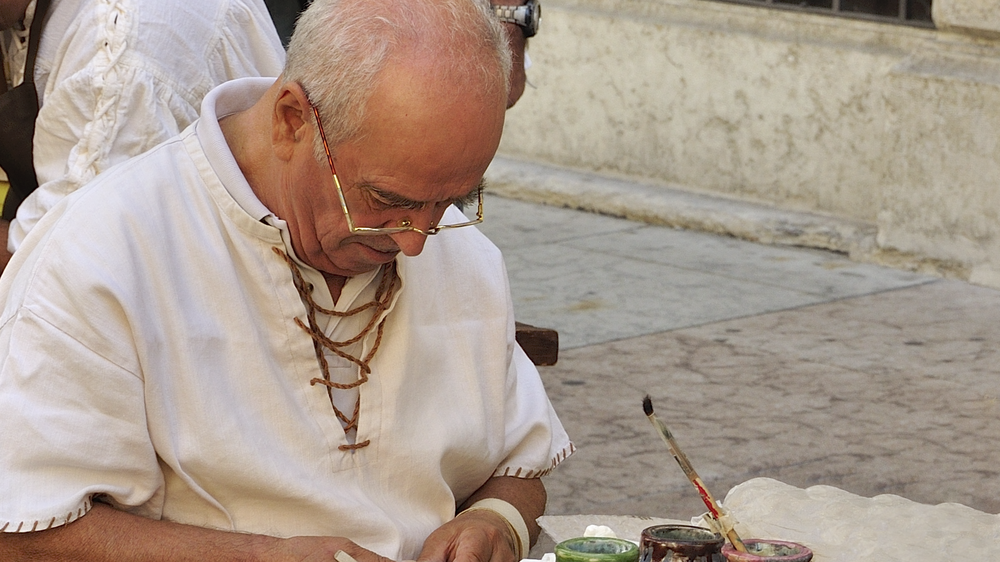
#> input picture images/r0f2e6baft.TIF, 1000 x 562 px, shrunk from 1920 x 1080 before the run
$ python Test.py
#> lines starting #> are read from the running program, lines starting #| are printed output that depends on the picture
from ImageTamperDetection.DetectionTechniques.FerraraTechnique import *
from ImageTamperDetection.DetectionTechniques.DCTTechnique import *
from ImageTamperDetection.DetectionTechniques.ParkTechnique import *
from ImageTamperDetection.DetectionTechniques.SimilarityPatternTechnique import *


import cv2
from matplotlib import pyplot as plt
img = cv2.imread('images/r0f2e6baft.TIF')
#> img is the input picture: shape (562, 1000, 3); mean B, G, R 143.1, 155.3, 170.7
b, g, r = cv2.split(img)
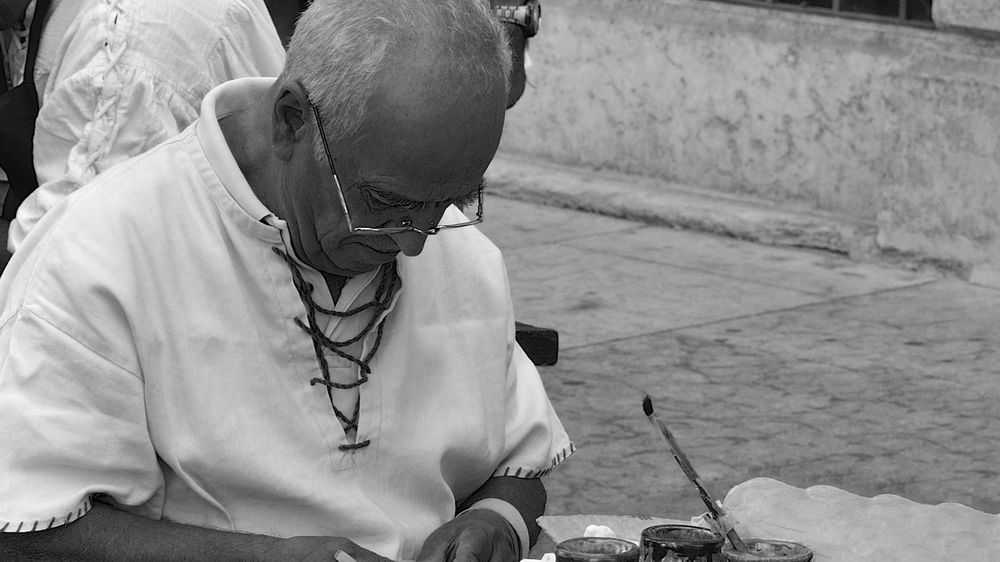
#> b: shape (562, 1000); min 0, max 255, mean 143.1
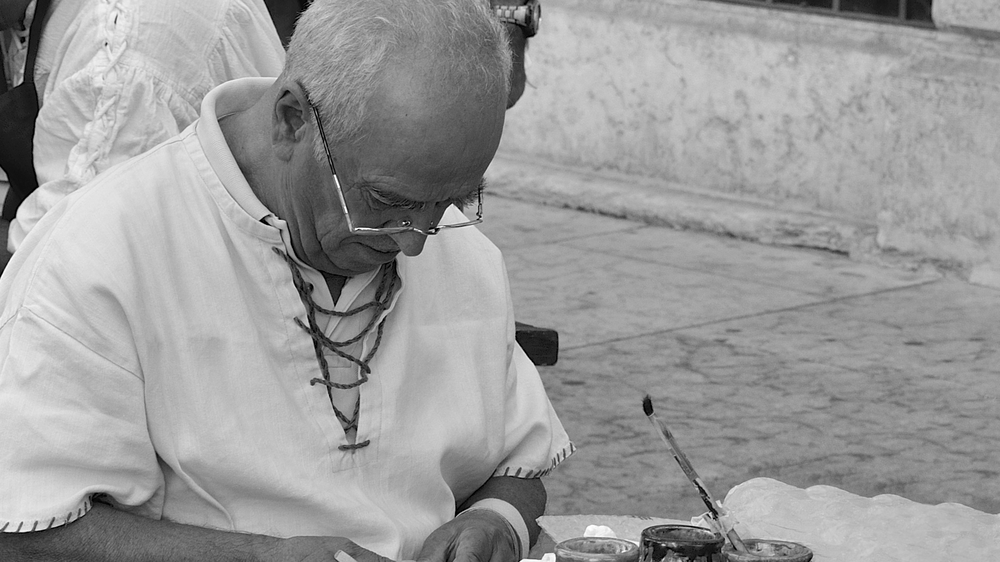
#> g: shape (562, 1000); min 0, max 255, mean 155.3
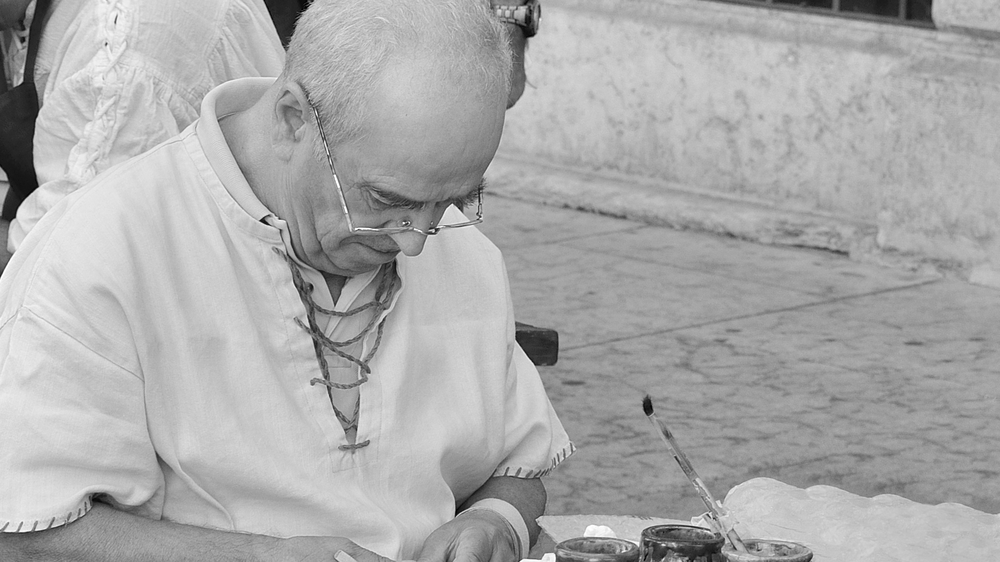
#> r: shape (562, 1000); min 0, max 255, mean 170.7
B, S, K = 16, 4, 3


# Ferrara's result
#> (the run stopped early here; a loop or call above may not have finished)

$ run again, with images/DSC05646.TIF copied over images/r0f2e6baft.TIF
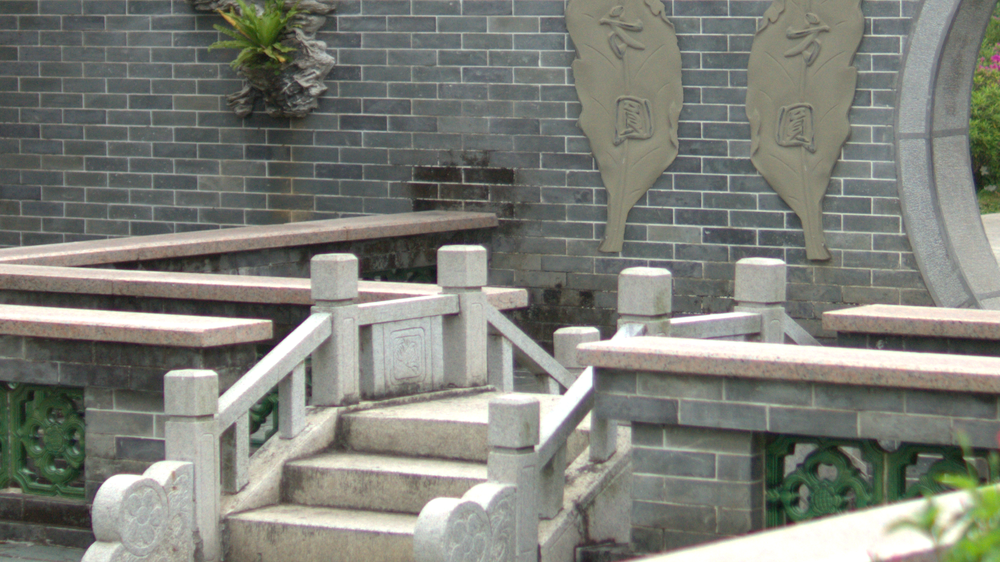
#> input picture images/DSC05646.TIF, 1000 x 562 px, shrunk from 1920 x 1080 before the run
#> img is the input picture: shape (562, 1000, 3); mean B, G, R 120, 127.7, 125.9
#> `b, g, r = cv2.split(img)`:
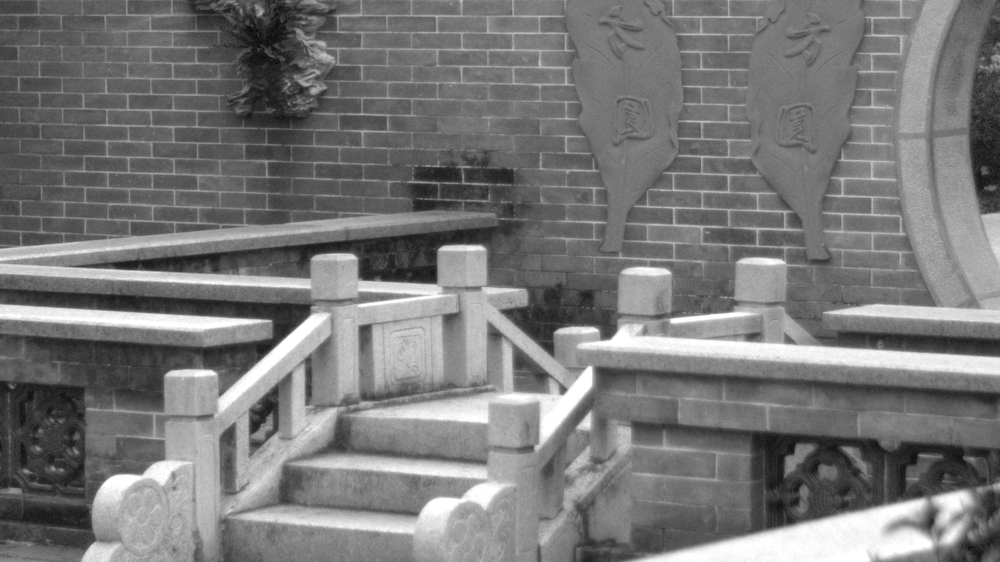
#> b: shape (562, 1000); min 1, max 255, mean 120
#> `b, g, r = cv2.split(img)`:
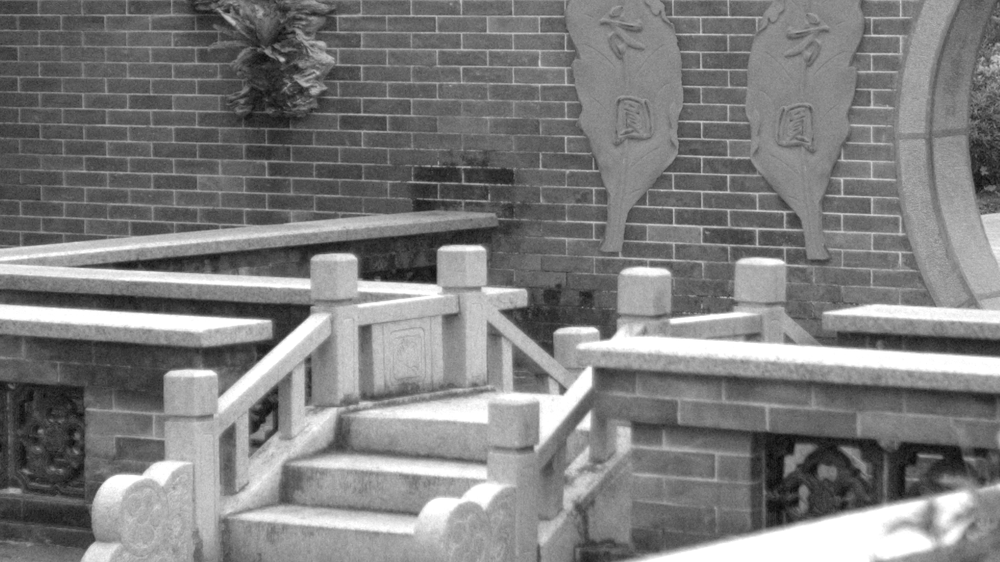
#> r: shape (562, 1000); min 5, max 255, mean 125.9

$ run again, with images/DSC05684.TIF copied over images/r0f2e6baft.TIF
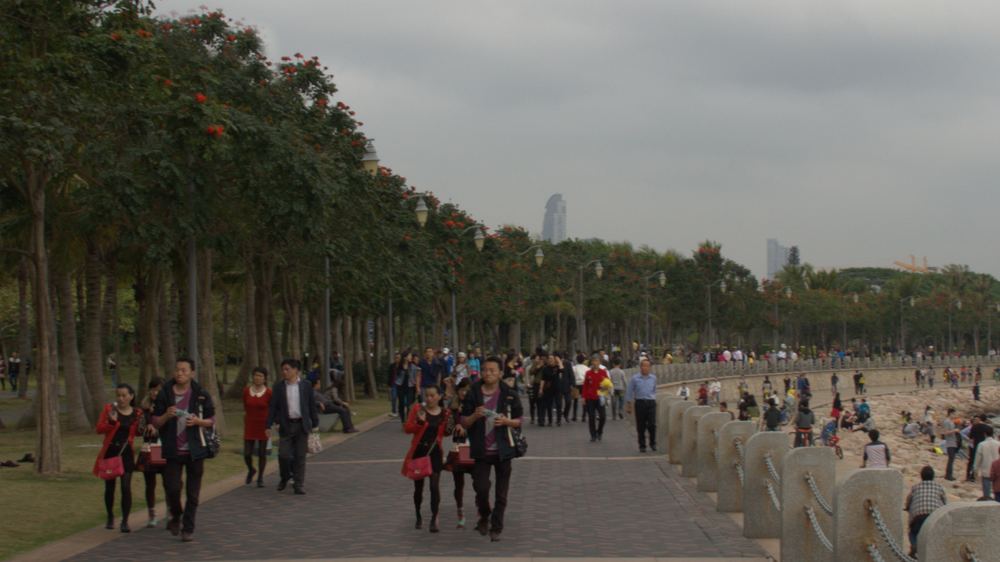
#> input picture images/DSC05684.TIF, 1000 x 562 px, shrunk from 1920 x 1080 before the run
#> img is the input picture: shape (562, 1000, 3); mean B, G, R 82.5, 90.7, 93.6
#> `b, g, r = cv2.split(img)`:
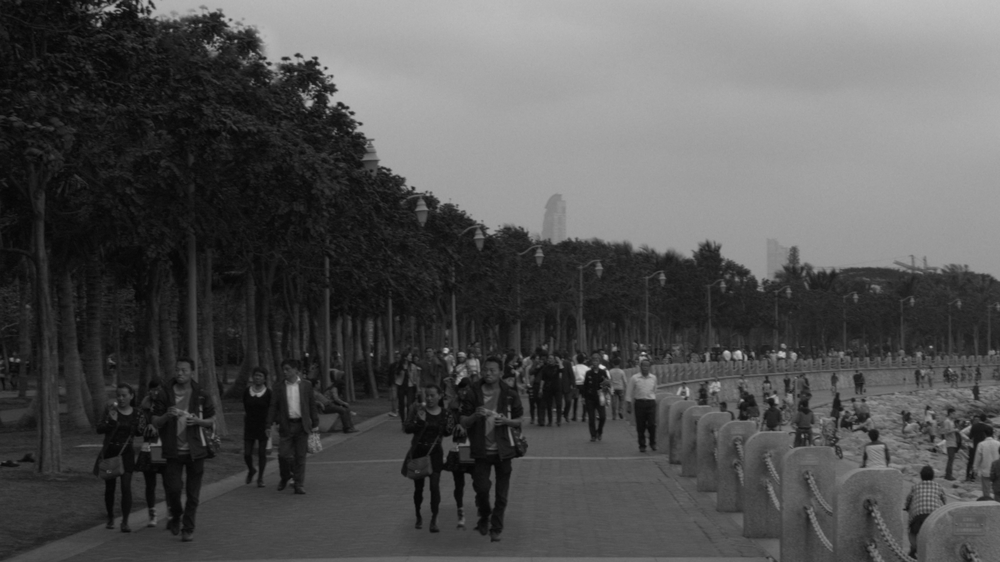
#> b: shape (562, 1000); min 4, max 223, mean 82.5
#> `b, g, r = cv2.split(img)`:
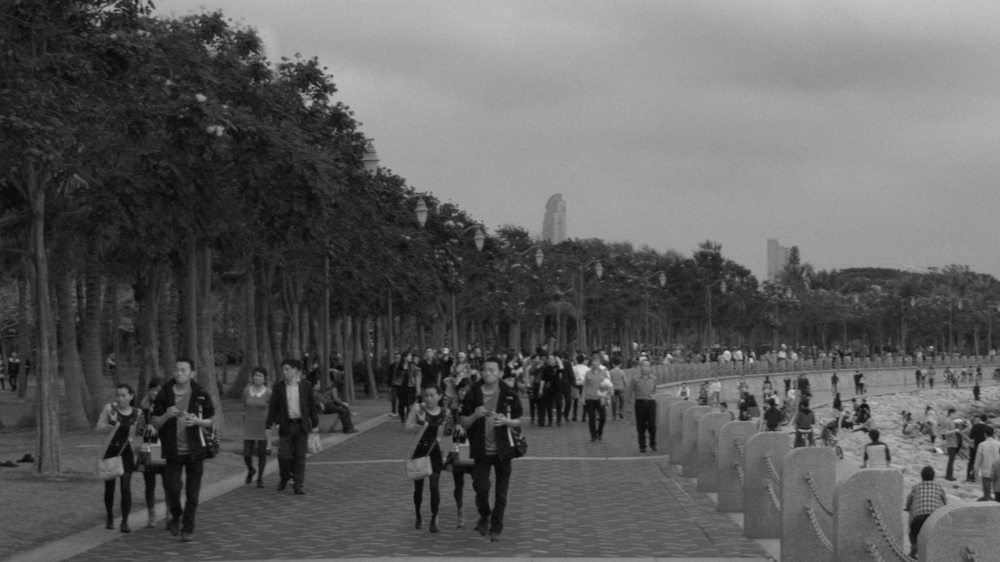
#> r: shape (562, 1000); min 5, max 221, mean 93.6
